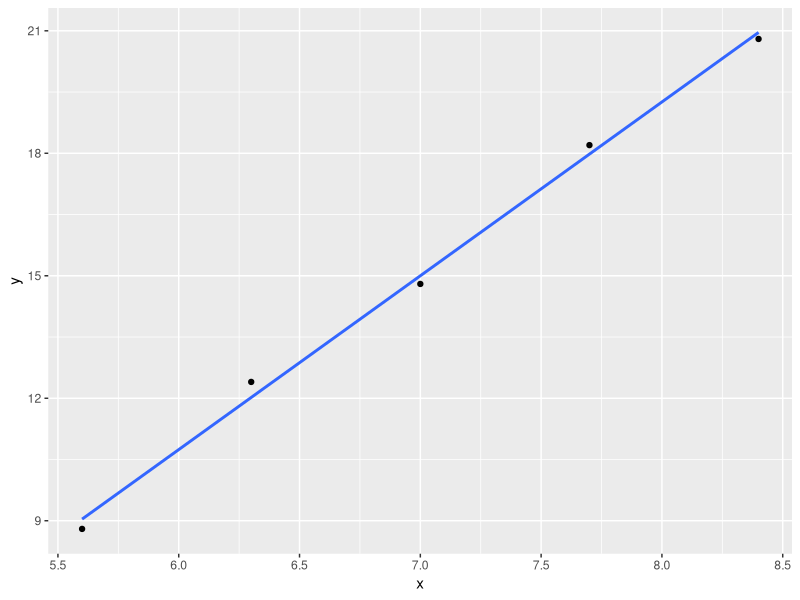

Here is the R script that generated this plot:
## ---- chunk 1
library(tidyverse)
## ---- chunk 2
x<-c(5.6, 6.3, 7, 7.7, 8.4)
y<-c(8.8, 12.4,14.8,18.2,20.8)
df <- data.frame(x,y)
df %>% ggplot(aes(x=x,y)) +
  geom_point() +
stat_smooth(method = "lm", se = FALSE)
summary(lm(y~x))
## ---- chunk 3
f <- expression(24*x - 6 * x * y^2 - 8*y^3)
D(f,'x')
D(f,'y')
## ---- chunk 4
x<--4
y<-2
print(paste0('z=',24*x - 6 * x * y^2 - 8*y^3))

x<-4
y<--2
print(paste0('z=',24*x - 6 * x * y^2 - 8*y^3))
## ---- chunk 5
f <- expression(24*x - 6 * x * y^2 - 8*y^3)
D(D(f,'x'),'x')
D(D(f,'y'),'y')
D(D(f,'x'),'y')
## ---- chunk 6
x <- 2.3
y <- 4.1
-21*x^2 + 28*x*y + 81*x - 23*y^2 + 40*y
## ---- chunk 7
D(expression(1/3*(y^2 - 42*y + 8724)),'y')
## ---- chunk 8
library(pracma)

fun <- function(x,y) {exp(8*x + 3 *y)}
xmin <- 2
xmax <- 4
ymin <- 2
ymax <- 4

integral2(fun, xmin, xmax, ymin, ymax)
